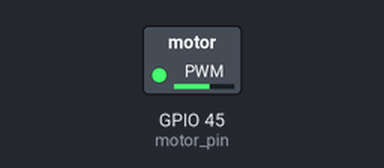
The sketch below on a simulated ESP32. Parts: switched loads named in the sketch (green lamp = pin HIGH).

Above: at 0.05 s.
At 5.0 s:
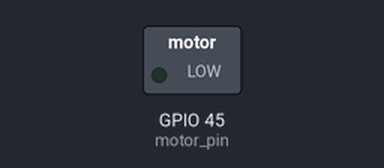
Timing chart, 0 to 6.5 s (numbered marks = the images above):
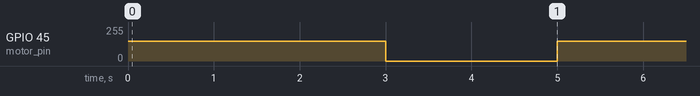

Measured:
- by itself, GPIO 45 (motor_pin): alternates 149/255 for 3.0 s and 0/255 for 2.0 s

The sketch:

motor.ino
```cpp
const int motor_pin = 45;

const int frequency = 15000;
const int resolution = 8;
const int motor_ch = 0;

void setup()
{
  ledcSetup(motor_ch, frequency, resolution);
  ledcAttachPin(motor_pin, motor_ch);
}

void loop()
{
    ledcWrite(motor_ch, 150);
    delay(3000);
    ledcWrite(motor_ch, 0);
    delay(2000);
}
```
